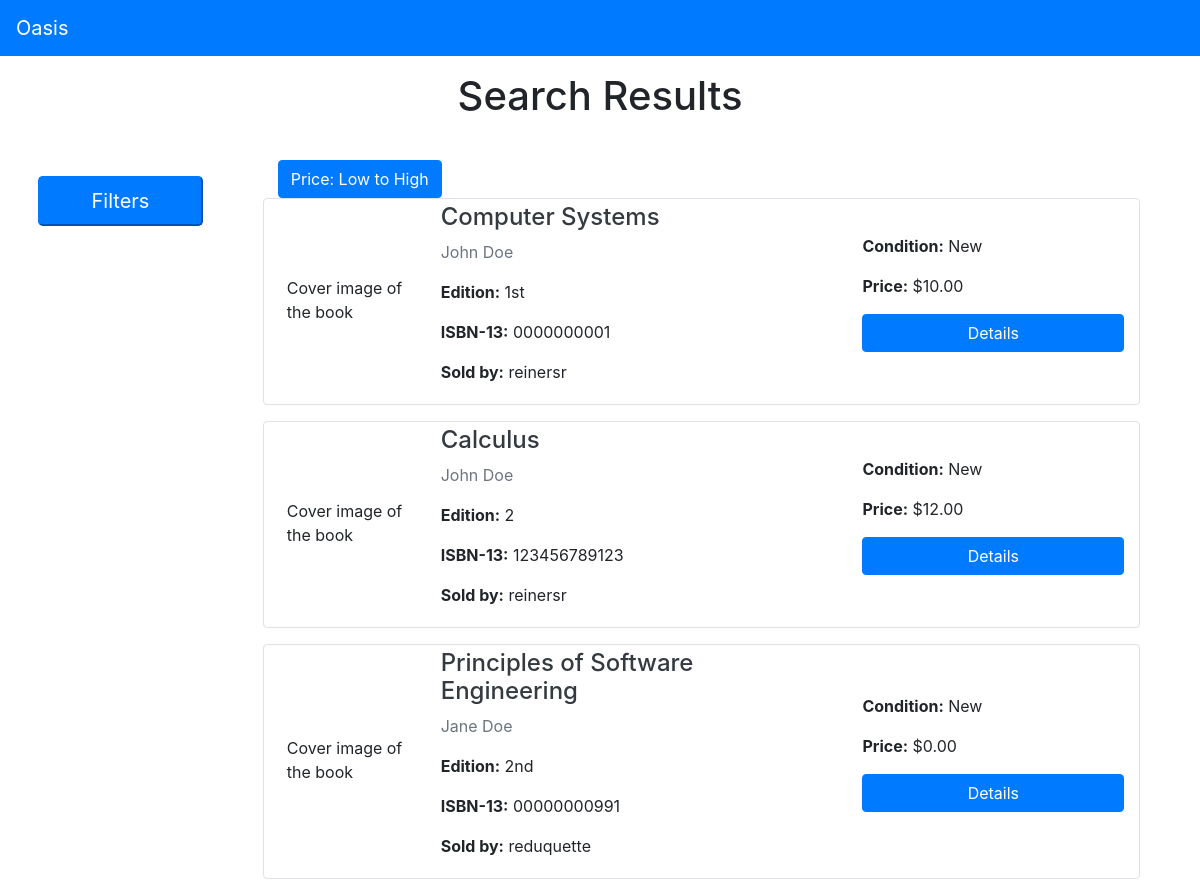
Before: /pages/listings/ (upper part) with the older database file.
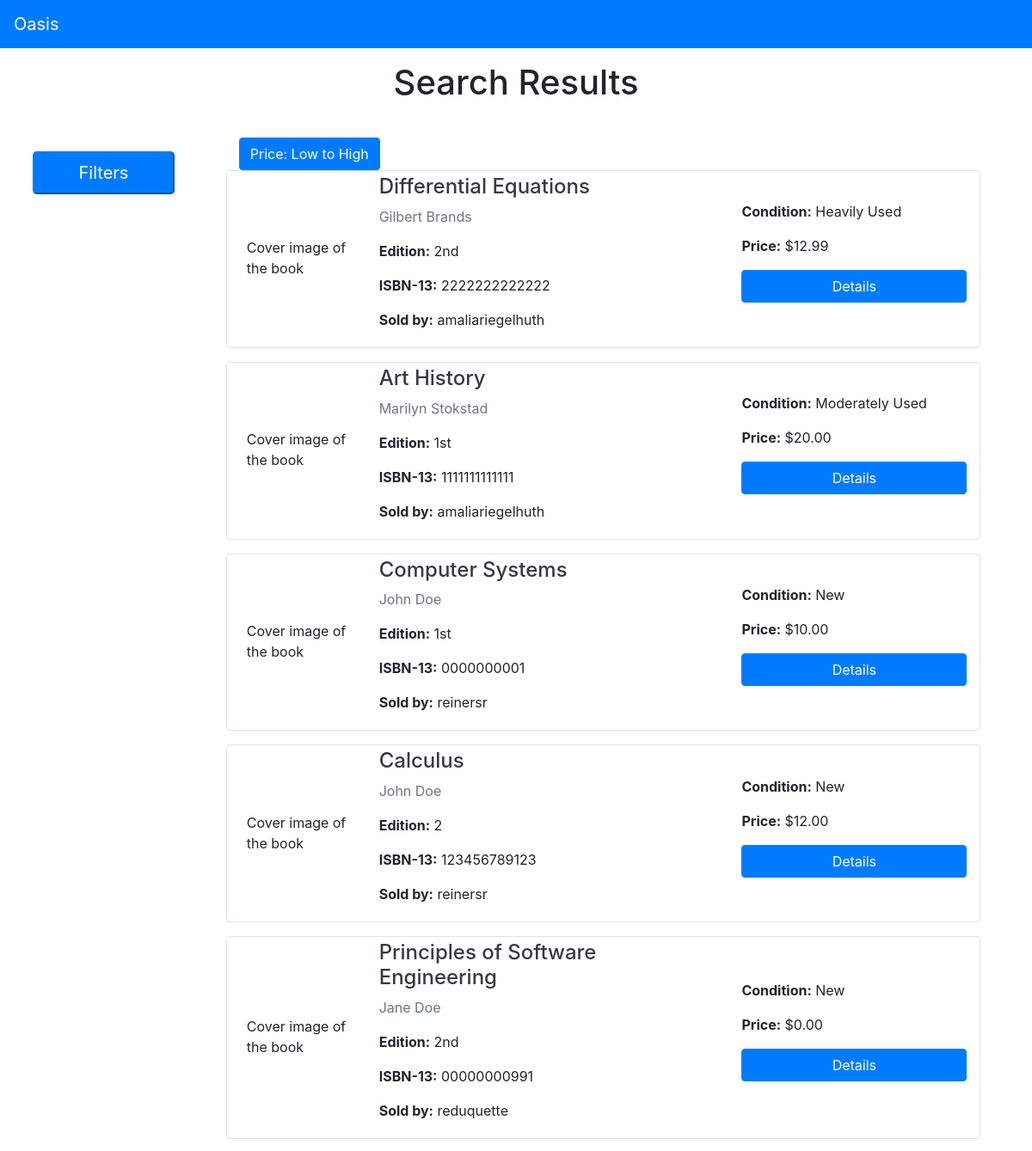
After: the same page with the newer database file.
### pages/models.py (models this page shows, shortened)
class Listing(models.Model):
    id = models.UUIDField(primary_key=True, default=uuid.uuid4, help_text='unique id for this listing')
    book = models.ForeignKey('Book', on_delete=models.RESTRICT, null=True)
    date_added = models.DateTimeField(auto_now_add=True)
    user = models.ForeignKey(User,
                        default = 1,
                        null = True,
                        on_delete = models.SET_NULL
                        )
    price= models.DecimalField(max_digits=10, decimal_places=2)
    hide_listing = models.BooleanField(default=False)
    times_reported = models.SmallIntegerField(default=0)
    report = models.ForeignKey('ReportListing',null = True, on_delete = models.SET_NULL)
    condition = models.CharField(
        max_length=1,
        choices=CONDITION,
        blank=True,
        default=1,
        help_text='Book condition',
    )
    class Meta:
        ordering = ['-date_added']
    def get_absolute_url(self):
        return reverse('listings-detail', args=[str(self.id)])
    def __str__(self):
        return f'{self.id} ({self.book.title})'

class Book(models.Model):
    title = models.CharField(max_length=200)
    author = models.CharField(max_length=100)
    isbn = models.CharField('ISBN', max_length=13, unique=True, help_text='13 Character <a href="https://www.isbn-international.org/content/what-isbn">ISBN number</a>')
    edition = models.CharField(max_length=5) #length here assumes no more than 999th edition -- seems like a reasonable assumption
    pub_year = models.SmallIntegerField()

### pages/views.py (the view, shortened to what this page needs)
# urls.py: path('listings/', views.ListingView.as_view(), name='listings'),
class ListingView(generic.ListView):
    model = Listing
    context_object_name = 'listing_view'
    queryset = Listing.objects.all()
    template_name = 'listings_view.html'  # Specify your own template name/location
    def get_queryset(self, *args, **kwargs):
        queryset = Listing.objects.all()
        print(queryset)
        if self.request.GET.get('Price: Low to High') == 'Price: Low to High':
            queryset = queryset.order_by()
        val = self.request.GET.get("q")
        condition_field = self.request.GET.get('condition_field')
        title_field = self.request.GET.get('title_field')
        author_field = self.request.GET.get('author_field')
        edition_field = self.request.GET.get('edition_field')
        if condition_field is None or condition_field is '0':
            queryset = queryset
        else:
            queryset = queryset.filter(condition=condition_field)
        if title_field is None or title_field is '':
            queryset = queryset
        else:
            title_field = title_field.split(':')[1]
            title_field = title_field[2:-2]
            queryset = queryset.filter(book__title=title_field)
        if author_field is None or author_field is '':
            queryset = queryset
        else:
            author_field = author_field.split(':')[1]
            author_field = author_field[2:-2]
            queryset = queryset.filter(book__author=author_field)
        if edition_field is None or edition_field is '':
            queryset = queryset
        else:
            edition_field = edition_field.split(':')[1]
            edition_field = edition_field[2:-2]
            queryset = queryset.filter(book__edition=edition_field)
        return queryset
    def get_context_data(self, *args, **kwargs):
        context = super().get_context_data(*args, **kwargs)
        context['form'] = FilterForm(initial={
            'condition_field': self.request.GET.get('condition_field', ''),
            'title_field': self.request.GET.get('title_field', ''),
            'author_field': self.request.GET.get('author_field', ''),
            'edition_field': self.request.GET.get('edition_field', ''),
        })
        return context

### pages/forms.py
class FilterForm(Form):
    CONDITION_CHOICES = ((0, 'All'), ('1', 'New'), ('2', 'Like New'), ('3', 'Lightly Used'),
             ('4', 'Moderately Used'), ('5', 'Heavily Used'))
    condition_field = ChoiceField(choices=CONDITION_CHOICES, required=False)
    title_field = forms.ModelChoiceField(queryset = Listing.objects.all().values('book__title'), empty_label='All',initial=0, required=False)
    author_field = forms.ModelChoiceField(queryset = Listing.objects.all().values('book__author'), empty_label='All',initial=0, required=False)
    edition_field = forms.ModelChoiceField(queryset = Listing.objects.all().values('book__edition').distinct(), empty_label='All',initial=0, required=False)

### cart/context_processors.py (called while the page is built)
def cart(request):
     return {'cart': Cart(request)}

### pages/templates/listings_view.html (shortened to what this page needs)
{% extends "base.html" %}
{% block content %}
<div class="text-center">
  <h1>Search Results</h1>
</div>
<div class="row">
  <div class="col-12 col-lg-12 py-2 mx-auto">
  </div>
</div>
<div class="row">
  <div class="col-12 col-lg-12 py-2 mx-auto">
  </div>
</div>
<div class="row mx-auto">
  <div class="col-lg-2 ml-2 py-2 my-2">
    <button class="btn-lg btn-primary mb-2 w-100" type="button" data-toggle="collapse" data-target="#conditions" aria-expanded="false" aria-controls="collapseExample">
      Filters
    </button>
  </div>
  {% if object_list %}
  <div class="col-lg-9 col-md-10 col-sm-12 mx-auto">
    <form method='get' action='#'>
      <input class="btn btn-primary" type="submit" value="Price: Low to High" name="Price: Low to High"/>
    </form>
    {% for object in object_list %}
    {% if object.hide_listing is False %}
      <div class="row border rounded mb-3 py-1" style="min-height: 200px;">
        <div class="col-lg-2 col-md-2 col-sm-12 mx-2 my-auto" style="min-height: 50px;">
          Cover image of the book
        </div>
        <div class="col-lg-4 col-md-5 col-sm-12 my-auto mr-auto">
          <a class="text-decoration-none text-dark" href="{{ object.get_absolute_url }}" ><h4> {{ object.book.title }}</h4></a>
          <p class="text-muted"> {{ object.book.author }}</p>
          <p><strong>Edition:</strong> {{ object.book.edition }}</p>
          <p><strong>ISBN-13:</strong> {{ object.book.isbn }}</p>
          <p><strong>Sold by:</strong> {{ object.user.username }} </p>
        </div>
        <div class="my-auto col-lg-4 col-md-3 col-sm-12">
          <p><strong>Condition:</strong> {{object.get_condition_display}}</p>
          <p><strong>Price:</strong> ${{ object.price}}</p>
          <a href="{{ object.get_absolute_url }}" class="btn btn-primary w-100 mb-3">Details</a>
        </div>
      </div>
      {% endif %}
      {% endfor %}
    </div>
  </div>
  {% else %}
  <p>There are no current listings.</p>
  {% endif %}
</div>
{% endblock %}

### pages/templates/base.html (shortened to what this page needs)
<!DOCTYPE html>
<html lang="en">
<head>
  <link rel="stylesheet" href="https://cdn.jsdelivr.net/npm/bootstrap@4.5.3/dist/css/bootstrap.min.css">
</head>
<body class="d-flex flex-column min-vh-100">
  {% block sidebar %}
  <nav class="navbar navbar-expand-lg navbar-dark bg-primary sticky-top mb-3">
      <a class="navbar-brand" href="{% url 'index' %}">Oasis</a>
    </nav>
    {% endblock %}
    <div class="col-sm-12 col-lg-12 col-md-12 mb-3">
      {% block content %}{% endblock %}
    </body>
    </html>

Changed rows visible on the page:
added Listing: book "Differential Equations", book.author "Gilbert Brands", book.edition "2nd", book.isbn "2222222222222", user.username "amaliariegelhuth", condition "Heavily Used", price "12.99"
added Listing: book "Art History", book.author "Marilyn Stokstad", book.edition "1st", book.isbn "1111111111111", user.username "amaliariegelhuth", condition "Moderately Used", price "20.00"
